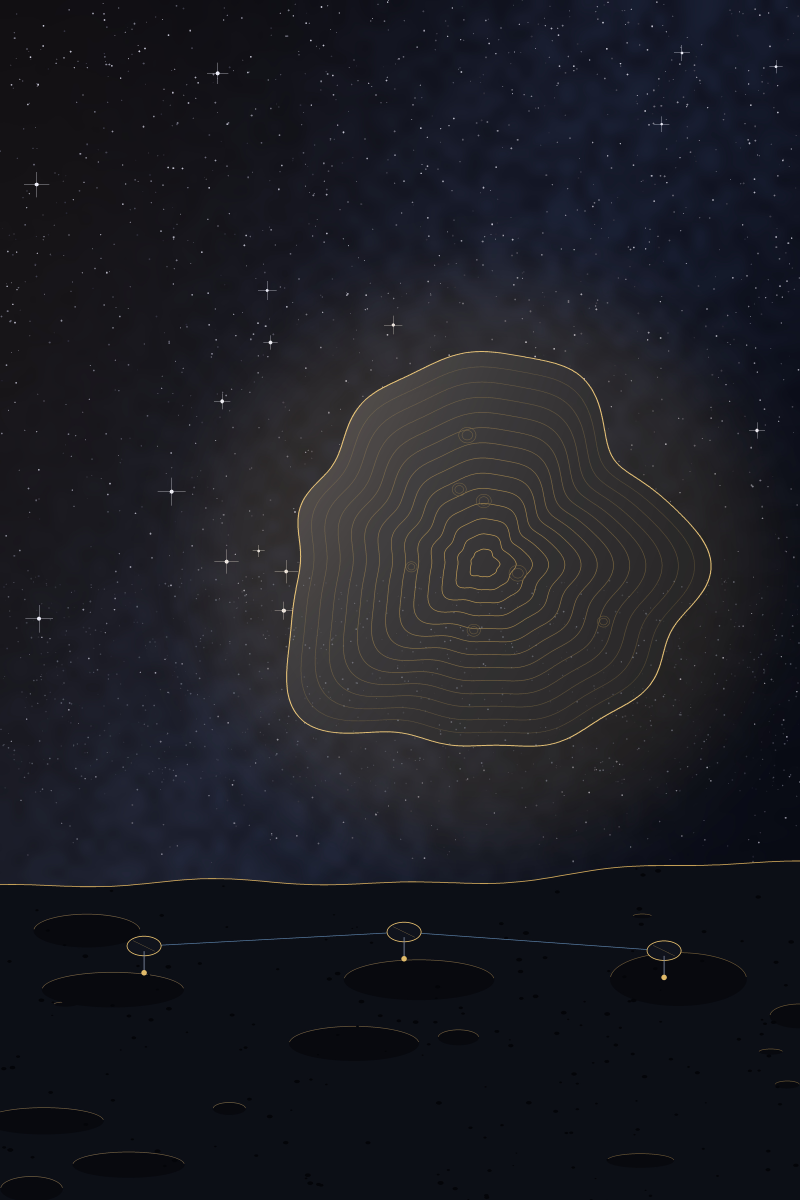
#> input picture figures/cover_art.jpg, 2400 x 3600 px (shown at 1/3 size)
$ python make_cover_art.py
#> lines starting #> are read from the running program, lines starting #| are printed output that depends on the picture
#!/usr/bin/env python3
"""
Prepare the cover plates for "The Shape of the Threat".

Both plates are 6 x 9 in at 300 DPI (1800 x 2700 px), saved as JPEG so that
LaTeX embeds them as DCTDecode rather than as raw RGB.  The front uses the
whole artwork; the back uses a different crop so it is not a repeat.

The scrim is the alpha ramp that keeps the cover type legible over the
artwork.  It is baked into the plate here rather than drawn in the cover
document, so that the finished cover carries one raster image and vector
type, and no hundreds of vector rectangles.

The front's ramp is shaped around the cover layout: the title block sits at
the top of the page and the credits at the foot, so both are held down to
near-ink; the band through the middle, where the asteroid's range contours
are, is left almost clear, because that is the subject and it has to read.
"""
import pathlib

from PIL import Image, ImageEnhance

HERE = pathlib.Path(__file__).resolve().parent
FIG = HERE.parent / "figures"
SRC = FIG / "cover_art.jpg"
DPI = 300
W, H = 6 * DPI, 9 * DPI

FIG.mkdir(parents=True, exist_ok=True)

im = Image.open(SRC).convert("RGB")
#> im is the input picture: PIL image 2400x3600 RGB; mean R, G, B 27.5, 28.4, 35.4
# A mild lift before the scrim, so that the plate keeps its luminosity
# instead of being flattened to black by the legibility ramp.
im = ImageEnhance.Brightness(im).enhance(1.22)
im = ImageEnhance.Contrast(im).enhance(1.06)
w, h = im.size
#> w = 2400; h = 3600

# Alpha at the given height in inches from the foot of the page.
#
# The front darkens the top band, where the title block is, and the foot,
# where the credits are, and leaves the middle of the page clear.
FRONT_STOPS = [(0.00, 0.94), (0.80, 0.90), (1.40, 0.80), (2.00, 0.68),
               (2.43, 0.56), (2.70, 0.40), (3.40, 0.26), (4.40, 0.18),
               (5.40, 0.18), (6.05, 0.26), (6.45, 0.46), (6.90, 0.66),
               (7.60, 0.76), (8.40, 0.78), (9.00, 0.78)]

# The back crop is the left limb of the body above the horizon, so it wants
# a flatter ramp: the type sits in the upper half and the horizon in the
# lower third.
BACK_STOPS = [(0.00, 0.92), (1.40, 0.86), (3.00, 0.74), (4.60, 0.62),
              (6.20, 0.54), (7.60, 0.56), (9.00, 0.58)]

INK = (0x08, 0x0B, 0x14)


def ramp(stops, y):
    """Alpha at height y (inches from the foot) for a list of (y, alpha) stops."""
    if y <= stops[0][0]:
        return stops[0][1]
    if y >= stops[-1][0]:
        return stops[-1][1]
    for (y0, a0), (y1, a1) in zip(stops[:-1], stops[1:]):
        if y0 <= y <= y1:
            return a0 + (a1 - a0) * (y - y0) / (y1 - y0)
    return stops[-1][1]


def scrim(plate, stops):
    """Bake the legibility ramp into the plate."""
    import numpy as np
    a = np.asarray(plate).astype("float32")
    h = a.shape[0]
    ys = (1.0 - np.arange(h) / h) * 9.0        # inches from the foot
    alphas = np.array([ramp(stops, float(y)) for y in ys], dtype="float32")
    alphas = alphas[:, None, None]
    ink = np.array(INK, dtype="float32")[None, None, :]
    out = a * (1.0 - alphas) + ink * alphas
    return Image.fromarray(out.clip(0, 255).astype("uint8"))


front = scrim(im.resize((W, H), Image.BICUBIC), FRONT_STOPS)
front.save(FIG / "cover_front_art.jpg", "JPEG", quality=88, optimize=True,
           progressive=True, subsampling=1)

# A 2:3 crop, so the plate is not distorted: the left limb of the body above
# the horizon, with the horizon and the first array node entering from the
# right of the frame.
back = im.crop((int(w * 0.06), int(h * 0.22), int(w * 0.64), int(h * 1.00)))
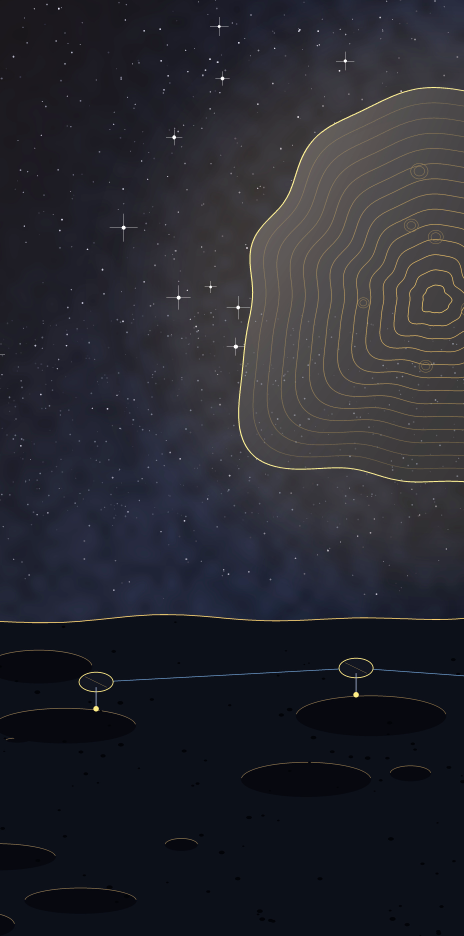
#> back: PIL image 1392x2808 RGB (shown at 1/3 size); mean R, G, B 38.2, 38.9, 46.7
back = scrim(back.resize((W, H), Image.BICUBIC), BACK_STOPS)
#> in scrim (call 2), `a = np.asarray(plate).astype("float32")`:
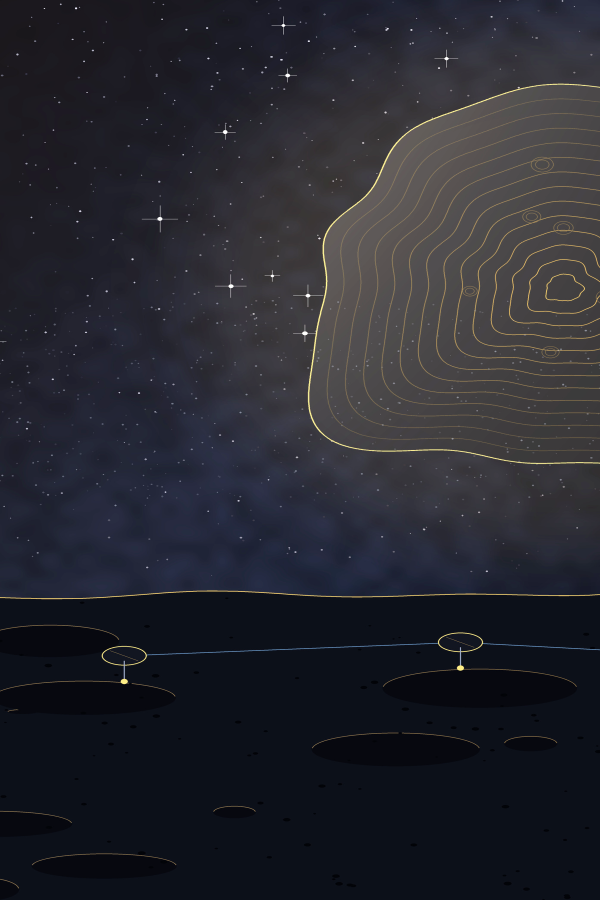
#> a: shape (2700, 1800, 3) float32 (shown at 1/3 size); mean R, G, B 38.9, 38.4, 48.8
#> in scrim (call 2), `out = a * (1.0 - alphas) + ink * alphas`:
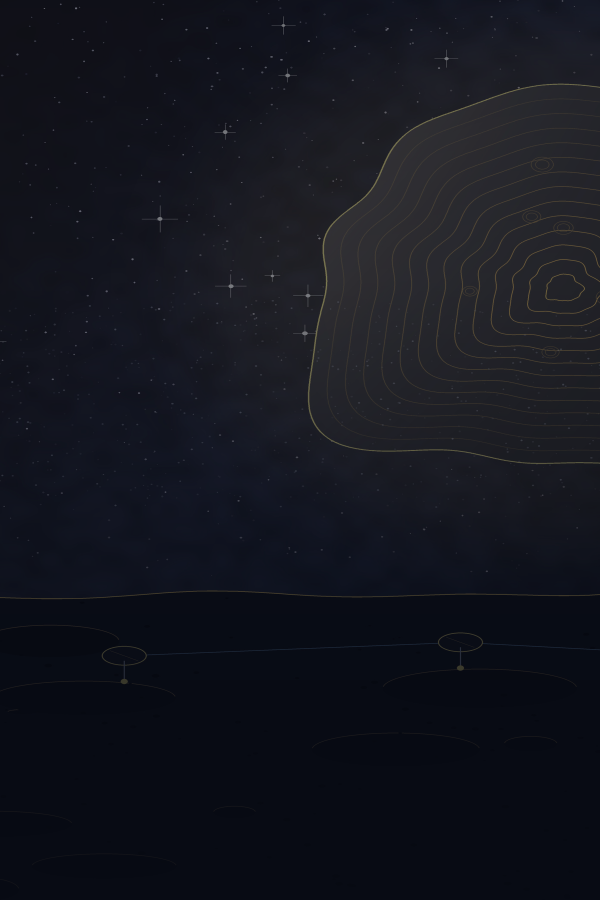
#> out: shape (2700, 1800, 3) float32 (shown at 1/3 size); mean R, G, B 19.9, 21.4, 30.1
back.save(FIG / "cover_back_art.jpg", "JPEG", quality=88, optimize=True,
          progressive=True, subsampling=1)

for p in (FIG / "cover_front_art.jpg", FIG / "cover_back_art.jpg"):
#> (the run stopped early here; a loop or call above may not have finished)
